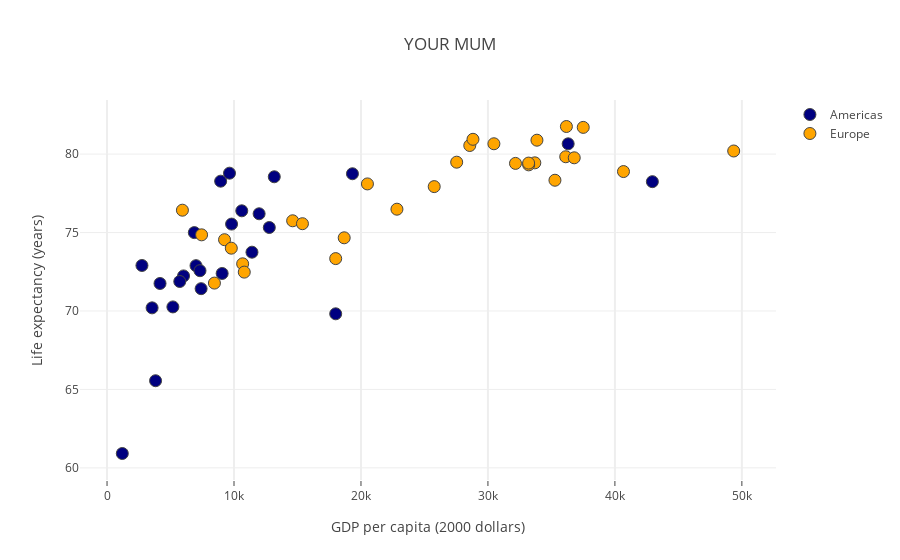

The notebook cell this image was saved under:
### Code cell
trace_comp0 = Scatter(
    x = americas.gdp_percap,
    y=americas.life_exp,
    mode='markers',
    marker=dict(size = 12,
               line = dict(width=1),
               color="navy"),
    name = "Americas",
    text=americas.country,
)

trace_comp1 = Scatter(
    x = europe.gdp_percap,
    y=europe.life_exp,
    mode='markers',
    marker=dict(size = 12,
               line = dict(width=1),
               color="orange"),
    name = "Europe",
    text=europe.country,
)

data = [trace_comp0, trace_comp1]

layout = Layout(
    title="YOUR MUM", # sorry
    hovermode="closest",
    xaxis=dict(
        title='GDP per capita (2000 dollars)',
        ticklen=5,
        zeroline=False,
        gridwidth=2,
    ),
    yaxis=dict(
        title="Life expectancy (years)"
    )

)

fig = Figure(data=data, layout=layout)
py.offline.iplot(fig)

### Figure 1 — Plotly figure (JSON) as saved in the notebook; plotly's stock layout.template omitted (floating-point values rounded to 4 significant figures)
{"data": [{"marker": {"color": "navy", "line": {"width": 1}, "size": 12}, "mode": "markers", "name": "Americas", "text": ["Country: Argentina<br>Population: 40301927.0", "Country: Bolivia<br>Population: 9119152.0", "Country: Brazil<br>Population: 190010647.0", "Country: Canada<br>Population: 33390141.0", "Country: Chile<br>Population: 16284741.0", "Country: Colombia<br>Population: 44227550.0", "Country: Costa Rica<br>Population: 4133884.0", "Country: Cuba<br>Population: 11416987.0", "Country: Dominican Republic<br>Population: 9319622.0", "Country: Ecuador<br>Population: 13755680.0", "Country: El Salvador<br>Population: 6939688.0", "Country: Guatemala<br>Population: 12572928.0", "Country: Haiti<br>Population: 8502814.0", "Country: Honduras<br>Population: 7483763.0", "Country: Jamaica<br>Population: 2780132.0", "Country: Mexico<br>Population: 108700891.0", "Country: Nicaragua<br>Population: 5675356.0", "Country: Panama<br>Population: 3242173.0", "Country: Paraguay<br>Population: 6667147.0", "Country: Peru<br>Population: 28674757.0", "Country: Puerto Rico<br>Population: 3942491.0", "Country: Trinidad and Tobago<br>Population: 1056608.0", "Country: United States<br>Population: 301139947.0", "Country: Uruguay<br>Population: 3447496.0", "Country: Venezuela<br>Population: 26084662.0"], "type": "scatter", "x": [12780.0, 3822.0, 9066.0, 36320.0, 13170.0, 7007.0, 9645.0, 8948.0, 6025.0, 6873.0, 5728.0, 5186.0, 1202.0, 3548.0, 7321.0, 11980.0, 2749.0, 9809.0, 4173.0, 7409.0, 19330.0, 18010.0, 42950.0, 10610.0, 11420.0], "y": [75.32, 65.55, 72.39, 80.65, 78.55, 72.89, 78.78, 78.27, 72.23, 74.99, 71.88, 70.26, 60.92, 70.2, 72.57, 76.19, 72.9, 75.54, 71.75, 71.42, 78.75, 69.82, 78.24, 76.38, 73.75]}, {"marker": {"color": "orange", "line": {"width": 1}, "size": 12}, "mode": "markers", "name": "Europe", "text": ["Country: Albania<br>Population: 3600523.0", "Country: Austria<br>Population: 8199783.0", "Country: Belgium<br>Population: 10392226.0", "Country: Bosnia and Herzegovina<br>Population: 4552198.0", "Country: Bulgaria<br>Population: 7322858.0", "Country: Croatia<br>Population: 4493312.0", "Country: Czech Republic<br>Population: 10228744.0", "Country: Denmark<br>Population: 5468120.0", "Country: Finland<br>Population: 5238460.0", "Country: France<br>Population: 61083916.0", "Country: Germany<br>Population: 82400996.0", "Country: Greece<br>Population: 10706290.0", "Country: Hungary<br>Population: 9956108.0", "Country: Iceland<br>Population: 301931.0", "Country: Ireland<br>Population: 4109086.0", "Country: Italy<br>Population: 58147733.0", "Country: Montenegro<br>Population: 684736.0", "Country: Netherlands<br>Population: 16570613.0", "Country: Norway<br>Population: 4627926.0", "Country: Poland<br>Population: 38518241.0", "Country: Portugal<br>Population: 10642836.0", "Country: Romania<br>Population: 22276056.0", "Country: Serbia<br>Population: 10150265.0", "Country: Slovak Republic<br>Population: 5447502.0", "Country: Slovenia<br>Population: 2009245.0", "Country: Spain<br>Population: 40448191.0", "Country: Sweden<br>Population: 9031088.0", "Country: Switzerland<br>Population: 7554661.0", "Country: Turkey<br>Population: 71158647.0", "Country: United Kingdom<br>Population: 60776238.0"], "type": "scatter", "x": [5937.0, 36130.0, 33690.0, 7446.0, 10680.0, 14620.0, 22830.0, 35280.0, 33210.0, 30470.0, 32170.0, 27540.0, 18010.0, 36180.0, 40680.0, 28570.0, 9254.0, 36800.0, 49360.0, 15390.0, 20510.0, 10810.0, 9787.0, 18680.0, 25770.0, 28820.0, 33860.0, 37510.0, 8458.0, 33200.0], "y": [76.42, 79.83, 79.44, 74.85, 73.0, 75.75, 76.49, 78.33, 79.31, 80.66, 79.41, 79.48, 73.34, 81.76, 78.89, 80.55, 74.54, 79.76, 80.2, 75.56, 78.1, 72.48, 74.0, 74.66, 77.93, 80.94, 80.88, 81.7, 71.78, 79.42]}], "layout": {"hovermode": "closest", "title": "YOUR MUM", "xaxis": {"gridwidth": 2, "ticklen": 5, "title": "GDP per capita (2000 dollars)", "zeroline": false}, "yaxis": {"title": "Life expectancy (years)"}}}
